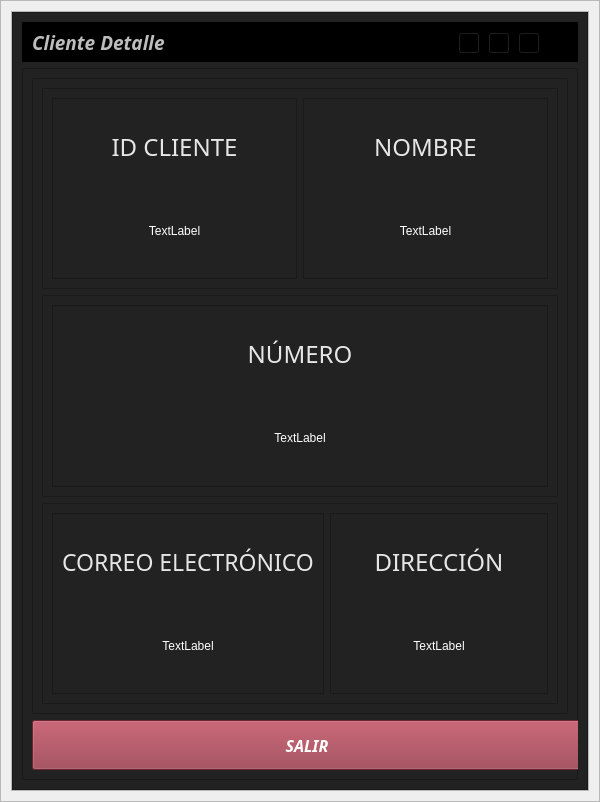
<?xml version="1.0" encoding="UTF-8"?>
<ui version="4.0">
 <class>add_edit_menu</class>
 <widget class="QWidget" name="add_edit_menu">
  <property name="geometry">
   <rect>
    <x>0</x>
    <y>0</y>
    <width>600</width>
    <height>802</height>
   </rect>
  </property>
  <property name="minimumSize">
   <size>
    <width>600</width>
    <height>0</height>
   </size>
  </property>
  <property name="maximumSize">
   <size>
    <width>16777215</width>
    <height>16777215</height>
   </size>
  </property>
  <property name="windowTitle">
   <string>Form</string>
  </property>
  <layout class="QVBoxLayout" name="verticalLayout">
   <property name="spacing">
    <number>0</number>
   </property>
   <property name="leftMargin">
    <number>0</number>
   </property>
   <property name="topMargin">
    <number>0</number>
   </property>
   <property name="rightMargin">
    <number>0</number>
   </property>
   <property name="bottomMargin">
    <number>0</number>
   </property>
   <item>
    <widget class="QFrame" name="central_widget_frame">
     <property name="maximumSize">
      <size>
       <width>600</width>
       <height>16777215</height>
      </size>
     </property>
     <property name="frameShape">
      <enum>QFrame::StyledPanel</enum>
     </property>
     <property name="frameShadow">
      <enum>QFrame::Raised</enum>
     </property>
     <layout class="QVBoxLayout" name="shadow_layout">
      <property name="spacing">
       <number>0</number>
      </property>
      <property name="leftMargin">
       <number>10</number>
      </property>
      <property name="topMargin">
       <number>10</number>
      </property>
      <property name="rightMargin">
       <number>10</number>
      </property>
      <property name="bottomMargin">
       <number>10</number>
      </property>
      <item>
       <widget class="QFrame" name="background_frame">
        <property name="frameShape">
         <enum>QFrame::StyledPanel</enum>
        </property>
        <property name="frameShadow">
         <enum>QFrame::Raised</enum>
        </property>
        <layout class="QVBoxLayout" name="verticalLayout_2">
         <property name="spacing">
          <number>0</number>
         </property>
         <property name="leftMargin">
          <number>0</number>
         </property>
         <property name="topMargin">
          <number>0</number>
         </property>
         <property name="rightMargin">
          <number>0</number>
         </property>
         <property name="bottomMargin">
          <number>0</number>
         </property>
         <item>
          <widget class="QFrame" name="content_frame">
           <property name="minimumSize">
            <size>
             <width>0</width>
             <height>0</height>
            </size>
           </property>
           <property name="styleSheet">
            <string notr="true">background-color: rgb(34, 34, 34);</string>
           </property>
           <property name="frameShape">
            <enum>QFrame::StyledPanel</enum>
           </property>
           <property name="frameShadow">
            <enum>QFrame::Raised</enum>
           </property>
           <layout class="QVBoxLayout" name="verticalLayout_7">
            <property name="spacing">
             <number>6</number>
            </property>
            <property name="leftMargin">
             <number>9</number>
            </property>
            <property name="topMargin">
             <number>9</number>
            </property>
            <property name="rightMargin">
             <number>9</number>
            </property>
            <property name="bottomMargin">
             <number>9</number>
            </property>
            <item>
             <widget class="QFrame" name="frame_nav">
              <property name="minimumSize">
               <size>
                <width>0</width>
                <height>40</height>
               </size>
              </property>
              <property name="maximumSize">
               <size>
                <width>16777215</width>
                <height>40</height>
               </size>
              </property>
              <property name="styleSheet">
               <string notr="true">background-color: rgb(0, 0, 0);</string>
              </property>
              <property name="frameShape">
               <enum>QFrame::StyledPanel</enum>
              </property>
              <property name="frameShadow">
               <enum>QFrame::Raised</enum>
              </property>
              <layout class="QHBoxLayout" name="horizontalLayout_6">
               <item>
                <widget class="QLabel" name="label_tittle">
                 <property name="font">
                  <font>
                   <family>Tw Cen MT</family>
                   <pointsize>14</pointsize>
                   <weight>75</weight>
                   <italic>true</italic>
                   <bold>true</bold>
                  </font>
                 </property>
                 <property name="styleSheet">
                  <string notr="true">
color: rgb(189, 189, 189);</string>
                 </property>
                 <property name="text">
                  <string>Cliente Detalle</string>
                 </property>
                </widget>
               </item>
               <item>
                <widget class="QFrame" name="butttons_holder_frame">
                 <property name="minimumSize">
                  <size>
                   <width>110</width>
                   <height>30</height>
                  </size>
                 </property>
                 <property name="maximumSize">
                  <size>
                   <width>110</width>
                   <height>16777215</height>
                  </size>
                 </property>
                 <property name="frameShape">
                  <enum>QFrame::StyledPanel</enum>
                 </property>
                 <property name="frameShadow">
                  <enum>QFrame::Raised</enum>
                 </property>
                 <widget class="QToolButton" name="minimize_button">
                  <property name="geometry">
                   <rect>
                    <x>0</x>
                    <y>0</y>
                    <width>22</width>
                    <height>22</height>
                   </rect>
                  </property>
                  <property name="text">
                   <string>...</string>
                  </property>
                  <property name="icon">
                   <iconset>
                    <normaloff>L:/AngelCuk/assets/icons/minimize-window.png</normaloff>L:/AngelCuk/assets/icons/minimize-window.png</iconset>
                  </property>
                 </widget>
                 <widget class="QToolButton" name="restore_button">
                  <property name="geometry">
                   <rect>
                    <x>30</x>
                    <y>0</y>
                    <width>22</width>
                    <height>22</height>
                   </rect>
                  </property>
                  <property name="text">
                   <string>...</string>
                  </property>
                  <property name="icon">
                   <iconset>
                    <normaloff>L:/AngelCuk/assets/icons/restore-window.png</normaloff>L:/AngelCuk/assets/icons/restore-window.png</iconset>
                  </property>
                 </widget>
                 <widget class="QToolButton" name="maximize_button">
                  <property name="geometry">
                   <rect>
                    <x>30</x>
                    <y>0</y>
                    <width>22</width>
                    <height>22</height>
                   </rect>
                  </property>
                  <property name="text">
                   <string>...</string>
                  </property>
                  <property name="icon">
                   <iconset>
                    <normaloff>L:/AngelCuk/assets/icons/maximize-window.png</normaloff>L:/AngelCuk/assets/icons/maximize-window.png</iconset>
                  </property>
                 </widget>
                 <widget class="QToolButton" name="close_button">
                  <property name="geometry">
                   <rect>
                    <x>60</x>
                    <y>0</y>
                    <width>22</width>
                    <height>22</height>
                   </rect>
                  </property>
                  <property name="text">
                   <string>...</string>
                  </property>
                  <property name="icon">
                   <iconset>
                    <normaloff>L:/AngelCuk/assets/icons/close-window.png</normaloff>L:/AngelCuk/assets/icons/close-window.png</iconset>
                  </property>
                 </widget>
                </widget>
               </item>
              </layout>
             </widget>
            </item>
            <item>
             <widget class="QFrame" name="frame_inferior">
              <property name="minimumSize">
               <size>
                <width>10</width>
                <height>0</height>
               </size>
              </property>
              <property name="maximumSize">
               <size>
                <width>16777215</width>
                <height>16777215</height>
               </size>
              </property>
              <property name="frameShape">
               <enum>QFrame::StyledPanel</enum>
              </property>
              <property name="frameShadow">
               <enum>QFrame::Raised</enum>
              </property>
              <layout class="QVBoxLayout" name="verticalLayout_3">
               <item>
                <widget class="QFrame" name="frame">
                 <property name="frameShape">
                  <enum>QFrame::StyledPanel</enum>
                 </property>
                 <property name="frameShadow">
                  <enum>QFrame::Raised</enum>
                 </property>
                 <layout class="QVBoxLayout" name="verticalLayout_4">
                  <item>
                   <widget class="QFrame" name="frame_12">
                    <property name="frameShape">
                     <enum>QFrame::StyledPanel</enum>
                    </property>
                    <property name="frameShadow">
                     <enum>QFrame::Raised</enum>
                    </property>
                    <layout class="QHBoxLayout" name="horizontalLayout_4">
                     <item>
                      <widget class="QFrame" name="frame_13">
                       <property name="frameShape">
                        <enum>QFrame::StyledPanel</enum>
                       </property>
                       <property name="frameShadow">
                        <enum>QFrame::Raised</enum>
                       </property>
                       <layout class="QVBoxLayout" name="verticalLayout_13">
                        <item>
                         <widget class="QLabel" name="pedido_tittle_10">
                          <property name="font">
                           <font>
                            <family>Algerian</family>
                            <pointsize>18</pointsize>
                            <weight>50</weight>
                            <italic>false</italic>
                            <bold>false</bold>
                           </font>
                          </property>
                          <property name="styleSheet">
                           <string notr="true">color: rgb(230, 230, 230);
font: 18pt &quot;Algerian&quot;;</string>
                          </property>
                          <property name="text">
                           <string>ID CLIENTE</string>
                          </property>
                          <property name="alignment">
                           <set>Qt::AlignCenter</set>
                          </property>
                         </widget>
                        </item>
                        <item>
                         <widget class="QLabel" name="idcliente_label">
                          <property name="styleSheet">
                           <string notr="true">color: white;
font-size: 12px;
font: 12pt &quot;impact&quot;;</string>
                          </property>
                          <property name="text">
                           <string>TextLabel</string>
                          </property>
                          <property name="alignment">
                           <set>Qt::AlignCenter</set>
                          </property>
                         </widget>
                        </item>
                       </layout>
                      </widget>
                     </item>
                     <item>
                      <widget class="QFrame" name="frame_14">
                       <property name="frameShape">
                        <enum>QFrame::StyledPanel</enum>
                       </property>
                       <property name="frameShadow">
                        <enum>QFrame::Raised</enum>
                       </property>
                       <layout class="QVBoxLayout" name="verticalLayout_14">
                        <item>
                         <widget class="QLabel" name="pedido_tittle_11">
                          <property name="font">
                           <font>
                            <family>Algerian</family>
                            <pointsize>18</pointsize>
                            <weight>50</weight>
                            <italic>false</italic>
                            <bold>false</bold>
                           </font>
                          </property>
                          <property name="styleSheet">
                           <string notr="true">color: rgb(230, 230, 230);
font: 18pt &quot;Algerian&quot;;</string>
                          </property>
                          <property name="text">
                           <string>NOMBRE</string>
                          </property>
                          <property name="alignment">
                           <set>Qt::AlignCenter</set>
                          </property>
                         </widget>
                        </item>
                        <item>
                         <widget class="QLabel" name="nombre_label">
                          <property name="styleSheet">
                           <string notr="true">color: white;
font-size: 12px;
font: 12pt &quot;impact&quot;;</string>
                          </property>
                          <property name="text">
                           <string>TextLabel</string>
                          </property>
                          <property name="alignment">
                           <set>Qt::AlignCenter</set>
                          </property>
                         </widget>
                        </item>
                       </layout>
                      </widget>
                     </item>
                    </layout>
                   </widget>
                  </item>
                  <item>
                   <widget class="QFrame" name="frame_3">
                    <property name="frameShape">
                     <enum>QFrame::StyledPanel</enum>
                    </property>
                    <property name="frameShadow">
                     <enum>QFrame::Raised</enum>
                    </property>
                    <layout class="QHBoxLayout" name="horizontalLayout">
                     <item>
                      <widget class="QFrame" name="frame_4">
                       <property name="frameShape">
                        <enum>QFrame::StyledPanel</enum>
                       </property>
                       <property name="frameShadow">
                        <enum>QFrame::Raised</enum>
                       </property>
                       <layout class="QVBoxLayout" name="verticalLayout_6">
                        <item>
                         <widget class="QLabel" name="pedido_tittle_4">
                          <property name="font">
                           <font>
                            <family>Algerian</family>
                            <pointsize>18</pointsize>
                            <weight>50</weight>
                            <italic>false</italic>
                            <bold>false</bold>
                           </font>
                          </property>
                          <property name="styleSheet">
                           <string notr="true">color: rgb(230, 230, 230);
font: 18pt &quot;Algerian&quot;;</string>
                          </property>
                          <property name="text">
                           <string>NÚMERO</string>
                          </property>
                          <property name="alignment">
                           <set>Qt::AlignCenter</set>
                          </property>
                         </widget>
                        </item>
                        <item>
                         <widget class="QLabel" name="numero_label">
                          <property name="styleSheet">
                           <string notr="true">color: white;
font-size: 12px;
font: 12pt &quot;impact&quot;;</string>
                          </property>
                          <property name="text">
                           <string>TextLabel</string>
                          </property>
                          <property name="alignment">
                           <set>Qt::AlignCenter</set>
                          </property>
                         </widget>
                        </item>
                       </layout>
                      </widget>
                     </item>
                    </layout>
                   </widget>
                  </item>
                  <item>
                   <widget class="QFrame" name="frame_7">
                    <property name="frameShape">
                     <enum>QFrame::StyledPanel</enum>
                    </property>
                    <property name="frameShadow">
                     <enum>QFrame::Raised</enum>
                    </property>
                    <layout class="QHBoxLayout" name="horizontalLayout_3">
                     <item>
                      <widget class="QFrame" name="frame_10">
                       <property name="frameShape">
                        <enum>QFrame::StyledPanel</enum>
                       </property>
                       <property name="frameShadow">
                        <enum>QFrame::Raised</enum>
                       </property>
                       <layout class="QVBoxLayout" name="verticalLayout_11">
                        <item>
                         <widget class="QLabel" name="pedido_tittle_8">
                          <property name="font">
                           <font>
                            <family>Algerian</family>
                            <pointsize>17</pointsize>
                            <weight>50</weight>
                            <italic>false</italic>
                            <bold>false</bold>
                           </font>
                          </property>
                          <property name="styleSheet">
                           <string notr="true">color: rgb(230, 230, 230);
font: 17pt &quot;Algerian&quot;;</string>
                          </property>
                          <property name="text">
                           <string>CORREO ELECTRÓNICO</string>
                          </property>
                          <property name="alignment">
                           <set>Qt::AlignCenter</set>
                          </property>
                         </widget>
                        </item>
                        <item>
                         <widget class="QLabel" name="correo_label">
                          <property name="layoutDirection">
                           <enum>Qt::LeftToRight</enum>
                          </property>
                          <property name="styleSheet">
                           <string notr="true">color: white;
font-size: 12px;
font: 12pt &quot;impact&quot;;</string>
                          </property>
                          <property name="text">
                           <string>TextLabel</string>
                          </property>
                          <property name="alignment">
                           <set>Qt::AlignCenter</set>
                          </property>
                         </widget>
                        </item>
                       </layout>
                      </widget>
                     </item>
                     <item>
                      <widget class="QFrame" name="frame_11">
                       <property name="frameShape">
                        <enum>QFrame::StyledPanel</enum>
                       </property>
                       <property name="frameShadow">
                        <enum>QFrame::Raised</enum>
                       </property>
                       <layout class="QVBoxLayout" name="verticalLayout_12">
                        <item>
                         <widget class="QLabel" name="pedido_tittle_9">
                          <property name="font">
                           <font>
                            <family>Algerian</family>
                            <pointsize>18</pointsize>
                            <weight>50</weight>
                            <italic>false</italic>
                            <bold>false</bold>
                           </font>
                          </property>
                          <property name="styleSheet">
                           <string notr="true">color: rgb(230, 230, 230);
font: 18pt &quot;Algerian&quot;;</string>
                          </property>
                          <property name="text">
                           <string>DIRECCIÓN</string>
                          </property>
                          <property name="alignment">
                           <set>Qt::AlignCenter</set>
                          </property>
                         </widget>
                        </item>
                        <item>
                         <widget class="QLabel" name="direccion_label">
                          <property name="styleSheet">
                           <string notr="true">color: white;
font-size: 12px;
font: 12pt &quot;impact&quot;;</string>
                          </property>
                          <property name="text">
                           <string>TextLabel</string>
                          </property>
                          <property name="alignment">
                           <set>Qt::AlignCenter</set>
                          </property>
                         </widget>
                        </item>
                       </layout>
                      </widget>
                     </item>
                    </layout>
                   </widget>
                  </item>
                 </layout>
                </widget>
               </item>
               <item>
                <widget class="QPushButton" name="add_edit_button_2">
                 <property name="minimumSize">
                  <size>
                   <width>550</width>
                   <height>50</height>
                  </size>
                 </property>
                 <property name="maximumSize">
                  <size>
                   <width>16777215</width>
                   <height>16777215</height>
                  </size>
                 </property>
                 <property name="font">
                  <font>
                   <family>Segoe UI Black</family>
                   <pointsize>12</pointsize>
                   <weight>75</weight>
                   <italic>true</italic>
                   <bold>true</bold>
                  </font>
                 </property>
                 <property name="styleSheet">
                  <string notr="true">QPushButton{
	background-color: rgb(148, 52, 68  );
	color: white;
}

QPushButton:hover{
	
	background-color: rgb(97, 35, 45);
}

</string>
                 </property>
                 <property name="text">
                  <string>SALIR</string>
                 </property>
                </widget>
               </item>
              </layout>
             </widget>
            </item>
           </layout>
          </widget>
         </item>
        </layout>
       </widget>
      </item>
     </layout>
    </widget>
   </item>
  </layout>
 </widget>
 <resources/>
 <connections/>
</ui>
